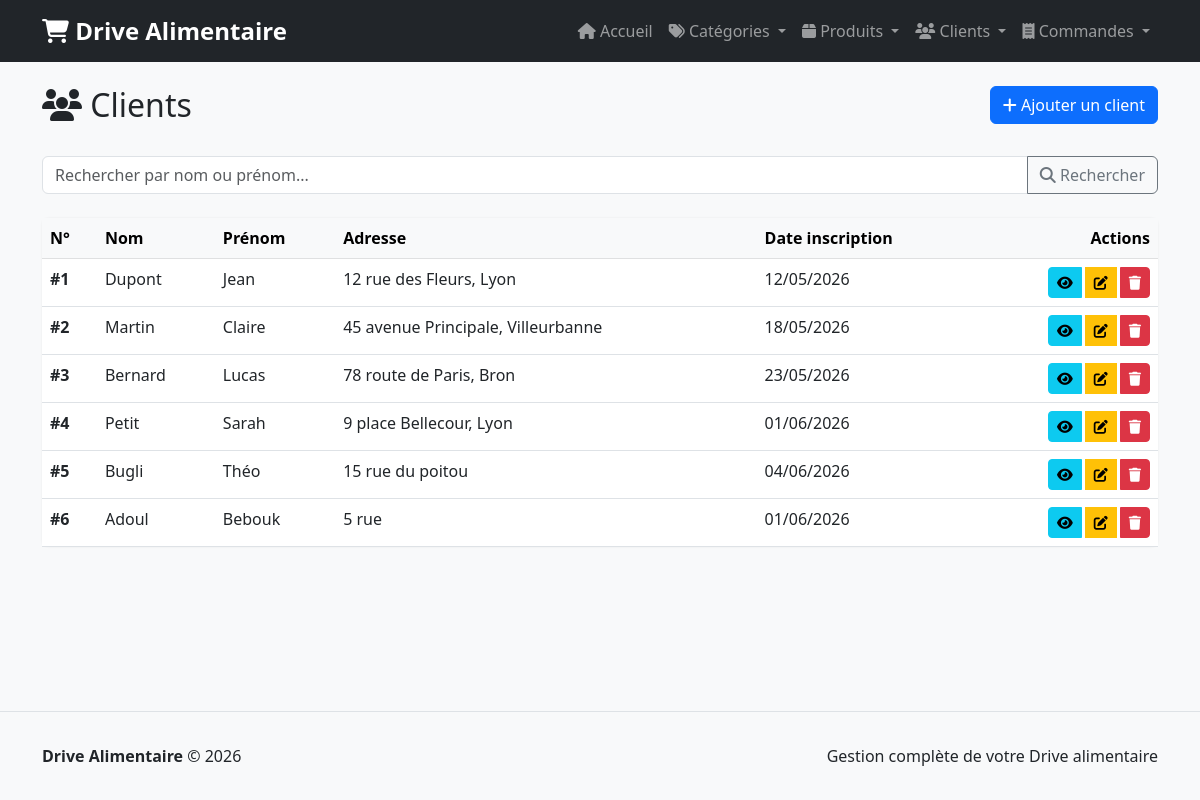
/clients/, run on the app's committed database.
### app/models_sqlite.py (models this page shows, shortened)
class Client(models.Model):
    numero_client = models.IntegerField(unique=True)
    nom = models.CharField(max_length=100)
    prenom = models.CharField(max_length=100)
    adresse = models.CharField(max_length=255)
    date_inscription = models.DateField()
    date_creation = models.DateTimeField(auto_now_add=True)
    class Meta:
        db_table = 'clients'
        ordering = ['numero_client']

### app/views.py (the view)
# urls.py: path('clients/', views.liste_clients, name='liste_clients'),
def liste_clients(request):
    clients = Client.objects.all()
    form = RechercheForm(request.GET)
    if form.is_valid() and form.cleaned_data.get('q'):
        q = form.cleaned_data['q']
        clients = Client.objects.filter(
            Q(nom__icontains=q) | Q(prenom__icontains=q)
        )
    paginator = Paginator(list(clients), 10)
    page_number = request.GET.get('page')
    page_obj = paginator.get_page(page_number)
    return render(request, 'clients/liste.html', {
        'page_obj': page_obj,
        'form': form,
    })

### app/forms.py
class RechercheForm(forms.Form):
    q = forms.CharField(
        label='Rechercher',
        required=False,
        widget=forms.TextInput(attrs={'class': 'form-control', 'placeholder': 'Rechercher...'})
    )

### templates/clients/liste.html (shortened to what this page needs)
{% extends "base.html" %}
{% block content %}
<div class="row mb-4">
    <div class="col-md-6">
        <h2><i class="fas fa-users"></i> Clients</h2>
    </div>
    <div class="col-md-6 text-end">
        <a href="{% url 'creer_client' %}" class="btn btn-primary">
            <i class="fas fa-plus"></i> Ajouter un client
        </a>
    </div>
</div>
<div class="row mb-4">
    <div class="col-md-12">
        <form method="get" class="input-group">
            <input type="text" name="q" class="form-control" placeholder="Rechercher par nom ou prénom..." value="{{ form.q.value|default:'' }}">
            <button class="btn btn-outline-secondary" type="submit"><i class="fas fa-search"></i> Rechercher</button>
        </form>
    </div>
</div>
<div class="card">
    <div class="table-responsive">
        <table class="table table-hover mb-0">
            <thead class="table-light">
                <tr>
                    <th>N°</th>
                    <th>Nom</th>
                    <th>Prénom</th>
                    <th>Adresse</th>
                    <th>Date inscription</th>
                    <th class="text-end">Actions</th>
                </tr>
            </thead>
            <tbody>
                {% for client in page_obj %}
                    <tr>
                        <td><strong>#{{ client.numero_client }}</strong></td>
                        <td>{{ client.nom }}</td>
                        <td>{{ client.prenom }}</td>
                        <td>{{ client.adresse }}</td>
                        <td>{{ client.date_inscription|date:"d/m/Y" }}</td>
                        <td class="text-end">
                            <div class="btn-group btn-group-sm" role="group">
                                <a href="{% url 'voir_client' client.id %}" class="btn btn-info" title="Voir">
                                    <i class="fas fa-eye"></i>
                                </a>
                                <a href="{% url 'modifier_client' client.id %}" class="btn btn-warning" title="Modifier">
                                    <i class="fas fa-edit"></i>
                                </a>
                                <a href="{% url 'supprimer_client' client.id %}" class="btn btn-danger" title="Supprimer">
                                    <i class="fas fa-trash"></i>
                                </a>
                            </div>
                        </td>
                    </tr>
                {% empty %}
                    <tr>
                        <td colspan="6" class="text-center text-muted py-4">
                            <i class="fas fa-inbox"></i> Aucun client trouvé
                        </td>
                    </tr>
                {% endfor %}
            </tbody>
        </table>
    </div>
</div>
{% endblock %}

### templates/base.html (style rules this page uses)
body { background-color: #f8f9fa; min-height: 100vh; display: flex; flex-direction: column; }
.card { box-shadow: 0 0 0.125rem rgba(0, 0, 0, 0.075); border: none; }
.btn-group-sm { gap: 0.25rem; }

### data on the page
Client: numero_client "1", nom "Dupont", prenom "Jean", adresse "12 rue des Fleurs, Lyon", date_inscription "12/05/2026"
Client: numero_client "2", nom "Martin", prenom "Claire", adresse "45 avenue Principale, Villeurbanne", date_inscription "18/05/2026"
Client: numero_client "3", nom "Bernard", prenom "Lucas", adresse "78 route de Paris, Bron", date_inscription "23/05/2026"
Client: numero_client "4", nom "Petit", prenom "Sarah", adresse "9 place Bellecour, Lyon", date_inscription "01/06/2026"
Client: numero_client "5", nom "Bugli", prenom "Théo", adresse "15 rue du poitou", date_inscription "04/06/2026"
Client: numero_client "6", nom "Adoul", prenom "Bebouk", adresse "5 rue", date_inscription "01/06/2026"
